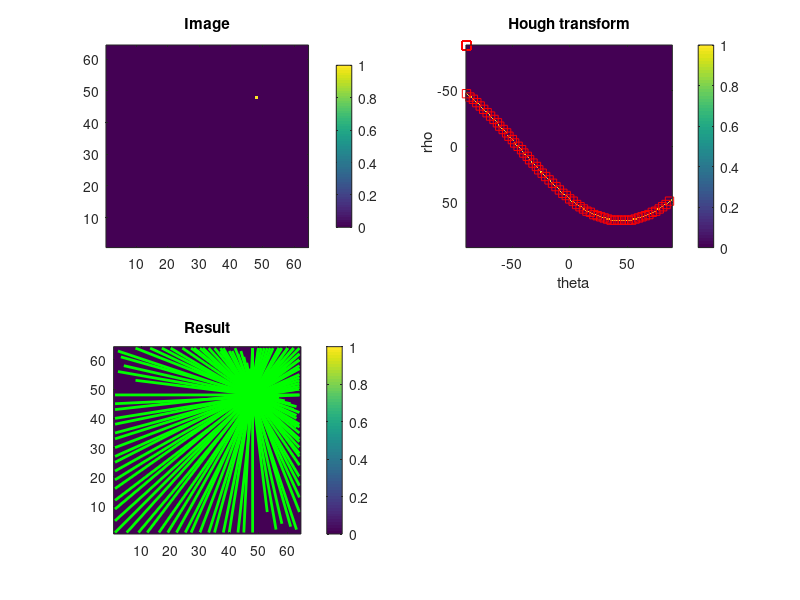

Reproduce this figure in MATLAB.
% Make an image with a point
% ==========================
im = zeros(64, 64);
im(48, 48) = 1;
figure(1)
subplot(2, 2, 1), imagesc(im);
axis image; axis xy; colorbar;
title("Image"),
% Call the Hough transform
% ========================
[H, T, R] = hough(im, "Theta", -90:89);
subplot(2, 2, 2), imagesc(T, R, H);
xlabel(" \ theta"), ylabel(" \ rho");
title("Hough transform"), colorbar;

% Detect peaks
% ============
P = houghpeaks(H, 200, "threshold", 0);
x = T(P(:, 2)); y = R(P(:, 1));
hold on
plot(x, y, "s", "color", "red"), hold off
% Inverse Hough transform give Hough lines
% ========================================
lines = houghlines(ones(size(im)), T, R, P);
% Overlay Hough lines on image
% ============================
subplot(2, 2, 3), imagesc(im), hold on
title("Result"),
axis image; axis xy; colorbar;

for k = 1:length(lines)
    xy = [lines(k).point1; lines(k).point2];
    plot(xy(:, 1), xy(:, 2), "LineWidth", 2, "Color", "green");
end

hold off
